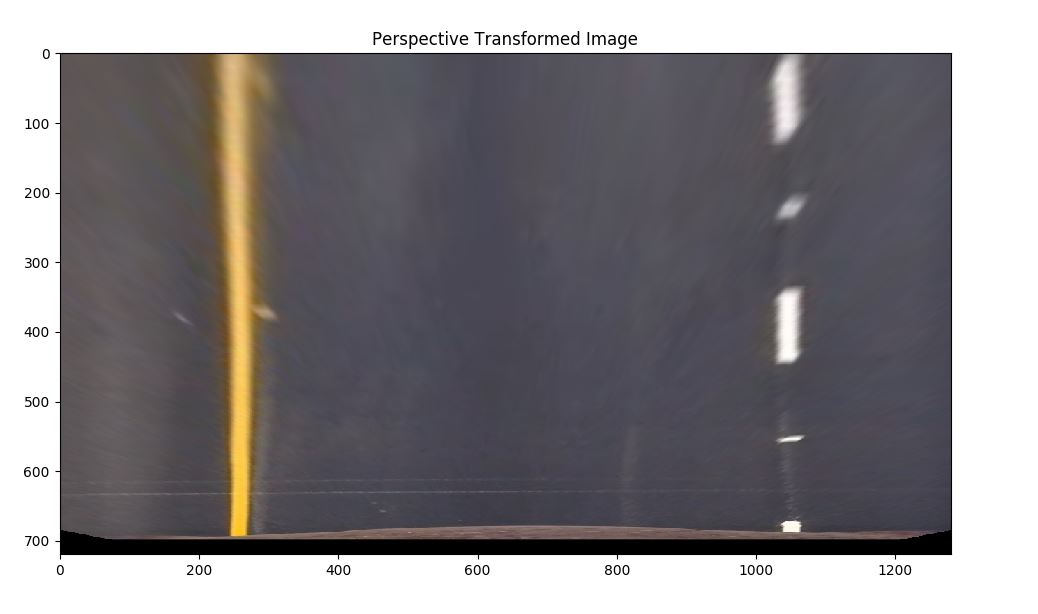
#> input picture src/data_for_writeup/Perspective_transformed_image.JPG, 1038 x 614 px; its folder holds only this picture in this run
$ python -i thresholding.py   (imports and definitions only)   (older library calls are emulated)
#> lines starting #> are read from the running program, lines starting #| are printed output that depends on the picture; after the words box and inside, x2 and y2 are one past the last pixel; in counts of white or black regions, pixels touching at a corner belong together
#> further down, picture is the input picture: shape (614, 1038, 3); mean B, G, R 133.9, 130.9, 134.2
import numpy as np
import cv2
import matplotlib.pyplot as plt
import os;

def abs_sobel_thresh(img,orient='x',ksize=3,thresh=(0,255)):
    # 1) Convert to grayscale
#> called with orient = 'x', ksize = 3, thresh = (45, 250)
    gray = cv2.cvtColor(img,cv2.COLOR_BGR2GRAY);
    # 2) Take the gradient in x and y separately
    if orient=='x':
        sobel = cv2.Sobel(gray,cv2.CV_64F,1,0,ksize=ksize);
    elif orient=='y':
        sobel = cv2.Sobel(gray,cv2.CV_64F,0,1,ksize=ksize);
    # 3) Take the absolute value of the x and y gradients
    abs_sobel = np.absolute(sobel);
    # 4) Create a binary mask where direction thresholds are met
    mask = (abs_sobel>=thresh[0]) & (abs_sobel<=thresh[1])
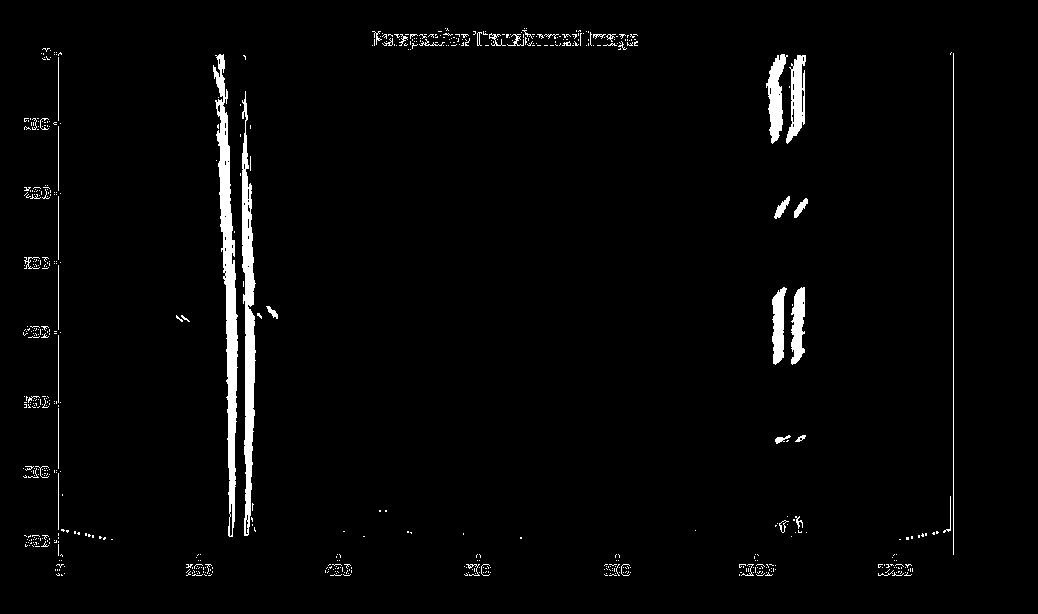
#> mask: shape (614, 1038) bool; 2.4% white; 618 white regions (570 under 20 px), largest, box (x1, y1, x2, y2) and area: (213, 54, 238, 537) 4287, (242, 91, 256, 536) 3323, (766, 54, 788, 144) 1018
    # 6) Return this mask as your binary_output image
    grad_binary = np.zeros_like(abs_sobel) # Remove this line
    grad_binary[mask]=1;
    return grad_binary

def mag_thresh(img, ksize=3, thresh=(0, 255)):
    # print("called with ",mag_thresh)
    # print(" ksize : ",ksize)
    # 1) Convert to grayscale
#> called with ksize = 3, thresh = (10, 128)
    gray=cv2.cvtColor(img,cv2.COLOR_BGR2GRAY);
    # 2) Take the gradient in x and y separately
    sobelx = cv2.Sobel(gray,cv2.CV_64F,1,0,ksize=ksize);
    sobely = cv2.Sobel(gray,cv2.CV_64F,0,1,ksize=ksize);
    # 3) Calculate the magnitude
    sobel_mag = np.sqrt(sobelx**2+sobely**2);
    #print(sobel_mag);
    # 4) Scale to 8-bit (0 - 255) and convert to type = np.uint8
    scaled_sobel = np.uint8((sobel_mag/np.amax(sobel_mag))*255);
    #print(scaled_sobel);
    # 5) Create a binary mask where mag thresholds are met
    mask = (scaled_sobel >= thresh[0]) & (scaled_sobel <=thresh[1]);
#> mask: shape (614, 1038) bool; 4.7% white; 546 white regions (466 under 20 px), largest, box (x1, y1, x2, y2) and area: (58, 53, 951, 541) 19759, (772, 284, 806, 366) 1921, (295, 490, 520, 495) 731
    # 6) Return this mask as your binary_output image
    # to show binary images with cv2.imshow please use dtype as float , otherwise default min.max will taken as (0,255)
    # and whole image will appear black on the screen
    mag_binary = np.zeros_like(scaled_sobel,dtype=np.float32);
    mag_binary[mask]=1;
    #print(mag_binary)
    return mag_binary

def dir_threshold(img, ksize=15, thresh=(0, np.pi/2)):
    # 1) Convert to grayscale
#> called with ksize = 15, thresh = (0.289, 1.57)
    gray = cv2.cvtColor(img,cv2.COLOR_BGR2GRAY);
    # 2) Take the gradient in x and y separately
    sobelx = cv2.Sobel(gray,cv2.CV_64F,1,0,ksize=ksize);
    sobely = cv2.Sobel(gray,cv2.CV_64F,0,1,ksize=ksize);
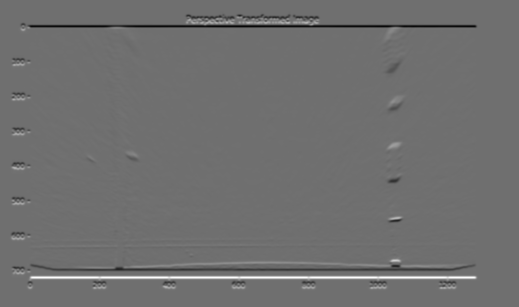
#> sobely: shape (614, 1038) float64 (shown at 1/2 size); min -5.59e+09, max 7.16e+09, mean 0; drawn with min black and max white
    # 3) Take the absolute value of the x and y gradients
    abs_sobelx = np.absolute(sobelx);
    abs_sobely = np.absolute(sobely);
    # 4) Use np.arctan2(abs_sobely, abs_sobelx) to calculate the direction of the gradient
    theta = np.arctan2(abs_sobely, abs_sobelx)
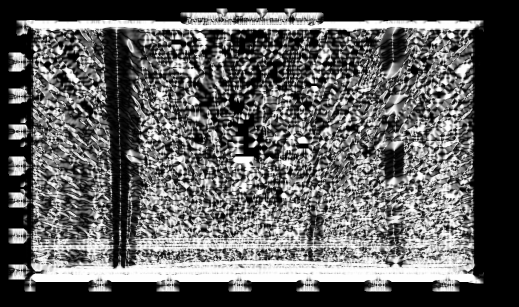
#> theta: shape (614, 1038) float64 (shown at 1/2 size); min 0, max 1.57, mean 0.582; drawn with min black and max white
    # 5) Create a binary mask where direction thresholds are met
    mask = (theta>=thresh[0]) & (theta<=thresh[1])
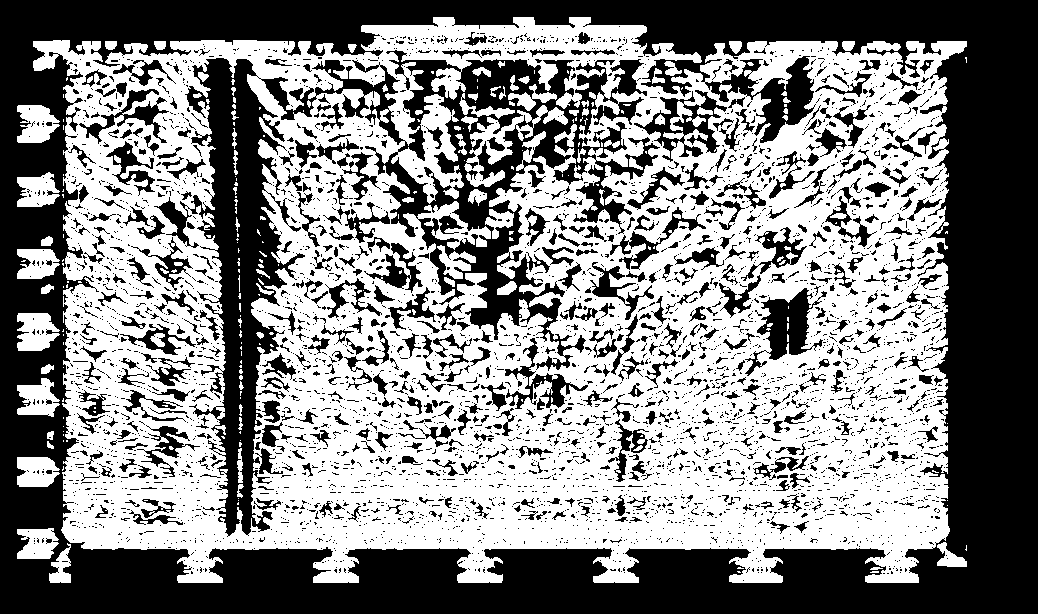
#> mask: shape (614, 1038) bool; 52.7% white; 4249 black regions (3667 under 20 px), largest, box (x1, y1, x2, y2) and area: (0, 0, 1038, 614) 178133, (154, 50, 660, 537) 51585, (745, 288, 827, 376) 2563
    # 6) Return this mask as your binary_output image
    # dir_binary = np.zeros_like(theta,dtype=np.float32) # Remove this line
    # dir_binary[mask]=1;
    #Inverse thresholding
    dir_binary = np.ones_like(theta,dtype=np.float32) # Remove this line
    dir_binary[mask]=0;

    return dir_binary

def combine_edge_thresholding(img):
    gradx = abs_sobel_thresh(img, orient='x', ksize=3, thresh=(45, 250))
    grady = abs_sobel_thresh(img, orient='y', ksize=3, thresh=(120, 255))
    # mag_binary = mag_thresh(img, ksize=3, thresh=(30, 128))
    mag_binary = mag_thresh(img, ksize=3, thresh=(10, 128))
    #dir_binary = dir_threshold(img, ksize=15, thresh=(0.7, 1.3))
    dir_binary = dir_threshold(img, ksize=15, thresh=(0.2895, 1.57))

    combined = np.zeros_like(dir_binary);

    combined[((gradx == 1) | (grady == 1)) & ((mag_binary == 1) & (dir_binary == 1))] = 1

    return combined;

def hls_threshold(img, thresh=(0, 255)):
    # 1) Convert to HLS color space
#> called with thresh = (90, 255)
    hsl_img = cv2.cvtColor(img,cv2.COLOR_BGR2HLS)
#> hsl_img: shape (614, 1038, 3); mean of channels 0, 1, 2 81.2, 133.4, 19.4
    # 2) Apply a threshold to the S channel
    s_channel = hsl_img[:,:,2]
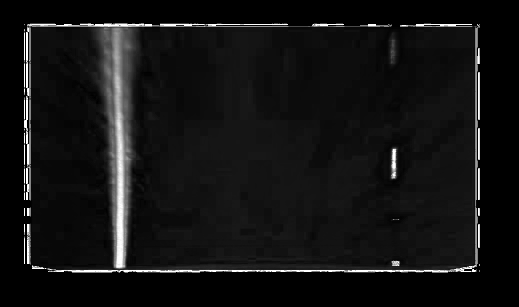
#> s_channel: shape (614, 1038) (shown at 1/2 size); min 0, max 255, mean 19.4
    # 3) Return a binary image of threshold result
    binary_output = np.zeros_like(s_channel,dtype=np.float32) # placeholder line
    binary_output[(s_channel>thresh[0]) & (s_channel<=thresh[1])]=1
    return binary_output

def hue_threshold(img, thresh=(0, 255)):
    # 1) Convert to HLS color space
#> called with thresh = (15, 30)
    hsl_img = cv2.cvtColor(img,cv2.COLOR_BGR2HLS)
    # 2) Apply a threshold to the S channel
    h_channel = hsl_img[:,:,0]
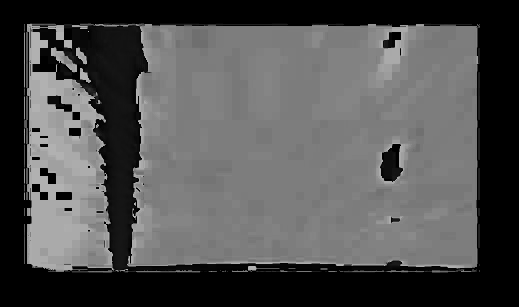
#> h_channel: shape (614, 1038) (shown at 1/2 size); min 0, max 179, mean 81.2
    # 3) Return a binary image of threshold result
    binary_output = np.zeros_like(h_channel,dtype=np.float32) # placeholder line
    binary_output[(h_channel>thresh[0]) & (h_channel<=thresh[1])]=1
    return binary_output

# [32 lines left out: functions test_hsl_threshold, test_hue_threshold, not called in this run]

def color_n_edge_threshold(img):

    edge_binary = combine_edge_thresholding(img);

    # Threshold Saturation color channel
    s_thresh_min = 90
    s_thresh_max = 255
    s_binary = hls_threshold(img,(s_thresh_min,s_thresh_max));

    # Threshold on hue color channel
    h_thresh_min = 15
    h_thresh_max = 30
    h_binary = hue_threshold(img,(h_thresh_min,h_thresh_max));
#> h_binary: shape (614, 1038) float32; values 0 (black) and 1 (white), 4.5% white; 166 white regions (134 under 20 px), largest, box (x1, y1, x2, y2) and area: (180, 54, 292, 540) 23978, (783, 326, 800, 364) 349, (432, 47, 576, 51) 332

    hs_binary = s_binary*h_binary;
#> hs_binary: shape (614, 1038) float32; values 0 (black) and 1 (white), 2.7% white; 102 white regions (80 under 20 px), largest, box (x1, y1, x2, y2) and area: (208, 55, 262, 538) 14786, (432, 47, 576, 51) 308, (956, 144, 960, 240) 302

    color_binary = np.uint8(np.dstack((np.zeros_like(edge_binary), edge_binary, hs_binary)) * 255)
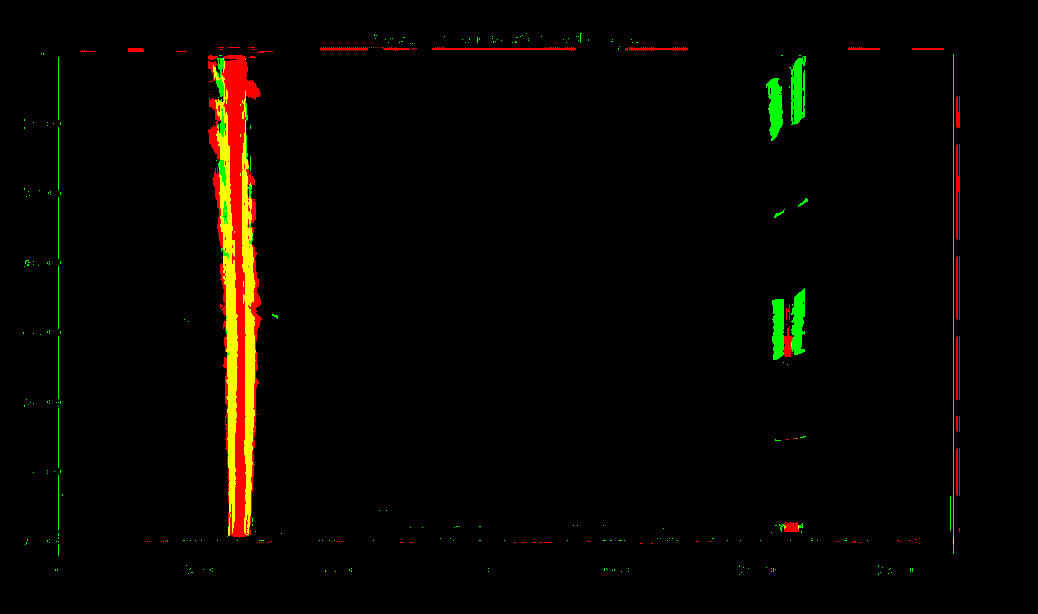
#> color_binary: shape (614, 1038, 3); mean of channels 0, 1, 2 0, 4.7, 6.9; drawn as B, G, R
    # combined_binary = None;
    # Combine the two binary thresholds
    combined_binary = np.zeros_like(edge_binary)
    combined_binary[(edge_binary == 1) | (hs_binary == 1)] = 1;

    # Stack each channel to view their individual contributions in green and blue respectively
    # This returns a stack of the two binary images, whose components you can see as different colors

    #color_binary = np.uint8(np.dstack((np.zeros_like(edge_binary), edge_binary, s_binary)) * 255)
    # # Combine the two binary thresholds
    # combined_binary = np.zeros_like(edge_binary)
    # combined_binary[(s_binary == 1) | (edge_binary == 1)] = 1;

    return combined_binary,color_binary;

# [42 lines left out: functions test_color_n_edge_threshold, test_edge_thresholding, not called in this run]

class Threshold_Tuner:

    def __init__(self,func_to_tune,*args):
        self.func_to_tune=func_to_tune;
        self.func_args = args

    def nothing(self,x):
        pass

    # [33 lines left out: function tune_threshold_by_sliders, not called in this run]

# [26 lines not run here, left out]

>>> import cv2
>>> picture = cv2.imread('data_for_writeup/Perspective_transformed_image.JPG')
>>> result = color_n_edge_threshold(picture)

$ run again, on src/data_for_writeup/3_org_undist_persp_1.png
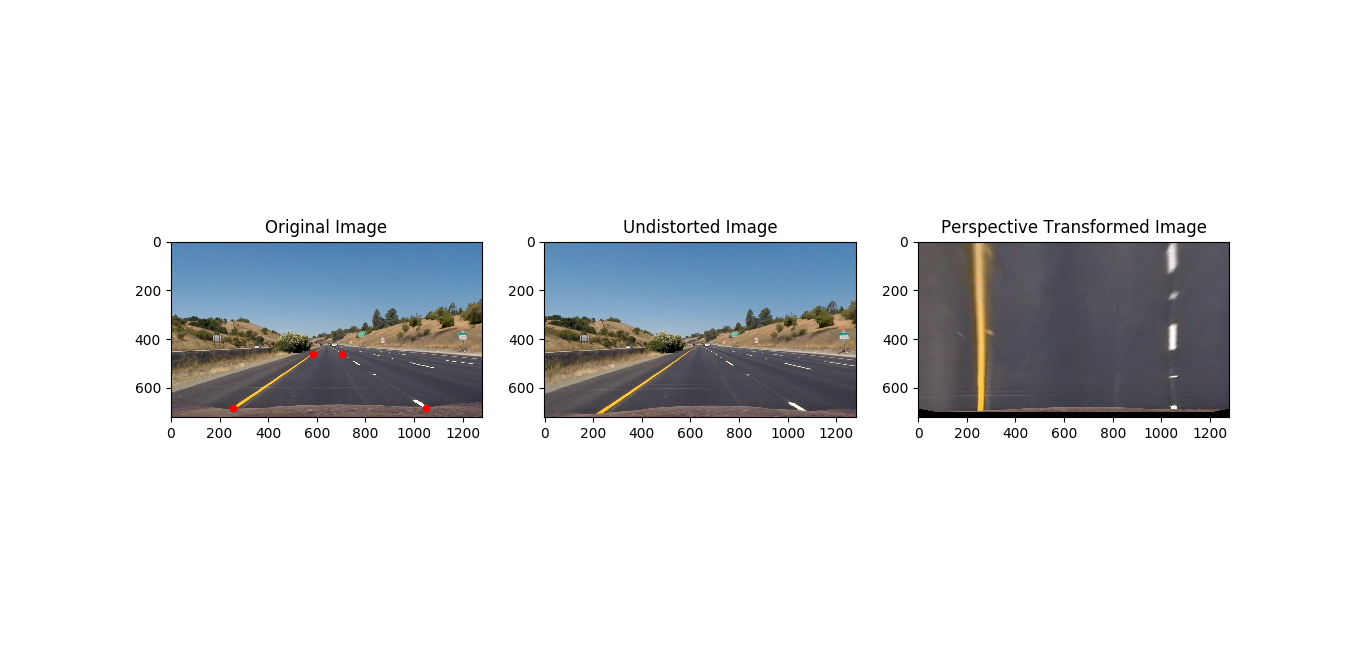
#> input picture src/data_for_writeup/3_org_undist_persp_1.png, 1366 x 652 px
#> picture is the input picture: shape (652, 1366, 3); mean B, G, R 227.3, 225.5, 224.1
#> in abs_sobel_thresh, `mask = (abs_sobel>=thresh[0]) & (abs_sobel<=thresh[1])`:
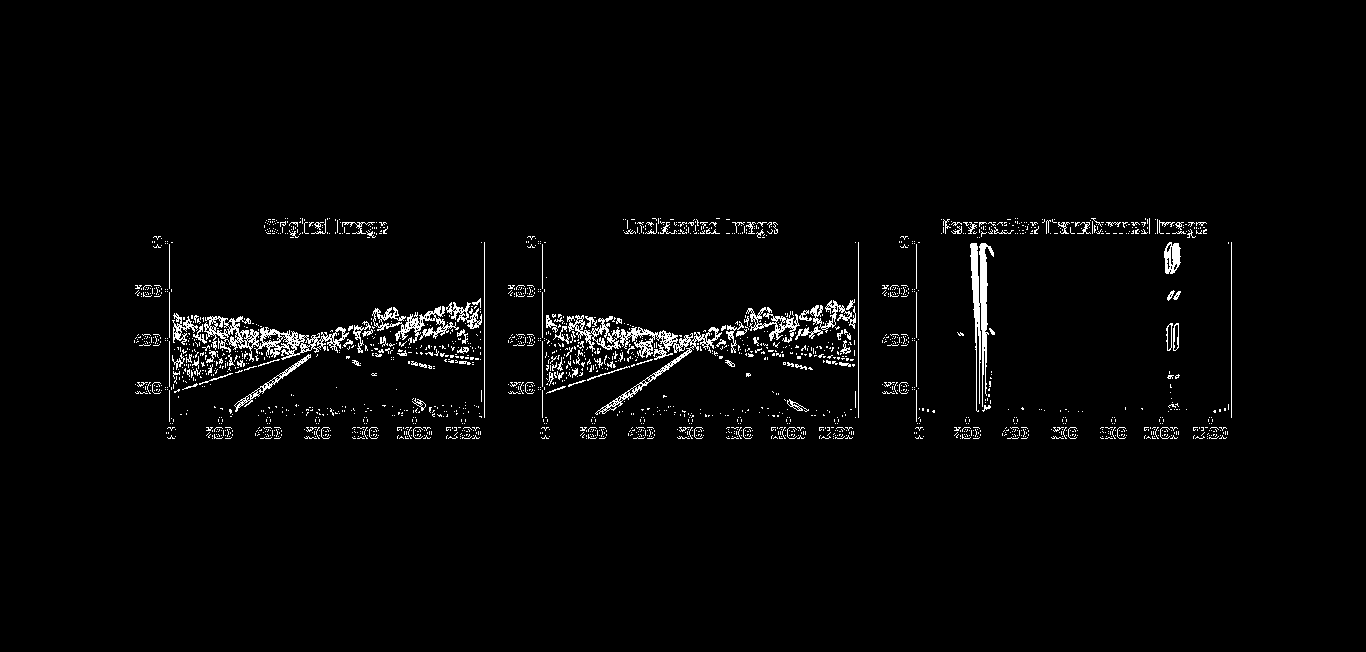
#> mask: shape (652, 1366) bool; 2.4% white in thin lines or dots, all inside (x1, y1, x2, y2) = (134, 218, 1232, 439)
#> grady: shape (652, 1366) float64; values 0 (black) and 1 (white), 1.2% white in thin lines or dots, all inside (x1, y1, x2, y2) = (135, 218, 1231, 439)
#> mag_binary: shape (652, 1366) float32; values 0 (black) and 1 (white), 5% white; 1007 white regions (839 under 20 px), largest, box (x1, y1, x2, y2) and area: (170, 242, 483, 419) 14516, (543, 242, 857, 419) 14111, (917, 242, 1229, 413) 4564
#> dir_binary: shape (652, 1366) float32; values 0 (black) and 1 (white), 79.8% white; 72 black regions (52 under 20 px), largest, box (x1, y1, x2, y2) and area: (502, 212, 865, 445) 63843, (128, 212, 491, 445) 62846, (893, 212, 1238, 445) 48795
#> edge_binary: shape (652, 1366) float32; values 0 (black) and 1 (white), 0.52% white; 779 white regions (754 under 20 px), largest, box (x1, y1, x2, y2) and area: (970, 244, 990, 409) 1521, (484, 243, 485, 417) 174, (858, 243, 859, 417) 174
#> hsl_img: shape (652, 1366, 3); mean of channels 0, 1, 2 17.3, 225.6, 9.3
#> s_binary: shape (652, 1366) float32; values 0 (black) and 1 (white), 5.6% white; 385 white regions (351 under 20 px), largest, box (x1, y1, x2, y2) and area: (172, 243, 482, 323) 22155, (545, 243, 856, 323) 22131, (970, 243, 988, 411) 1796
#> h_binary: shape (652, 1366) float32; values 0 (black) and 1 (white), 2.4% white; 104 white regions (90 under 20 px), largest, box (x1, y1, x2, y2) and area: (545, 318, 696, 415) 5651, (172, 317, 323, 394) 5290, (321, 302, 482, 357) 3519
#> hs_binary: shape (652, 1366) float32; values 0 (black) and 1 (white), 0.54% white; 355 white regions (326 under 20 px), largest, box (x1, y1, x2, y2) and area: (970, 243, 988, 411) 1780, (597, 352, 688, 414) 323, (236, 356, 310, 408) 252
#> in color_n_edge_threshold, `color_binary = np.uint8(np.dstack((np.zeros_like(edge_binary), edge_bi..`:
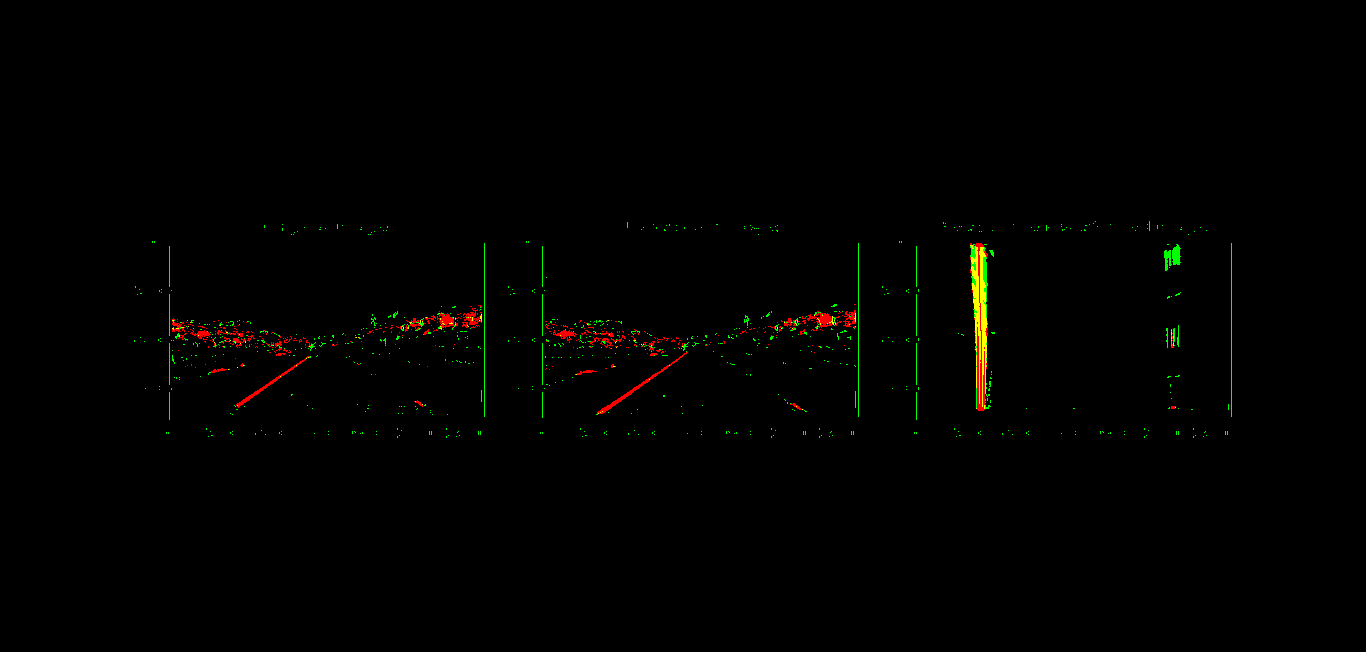
#> color_binary: shape (652, 1366, 3); mean of channels 0, 1, 2 0, 1.3, 1.4; drawn as B, G, R
